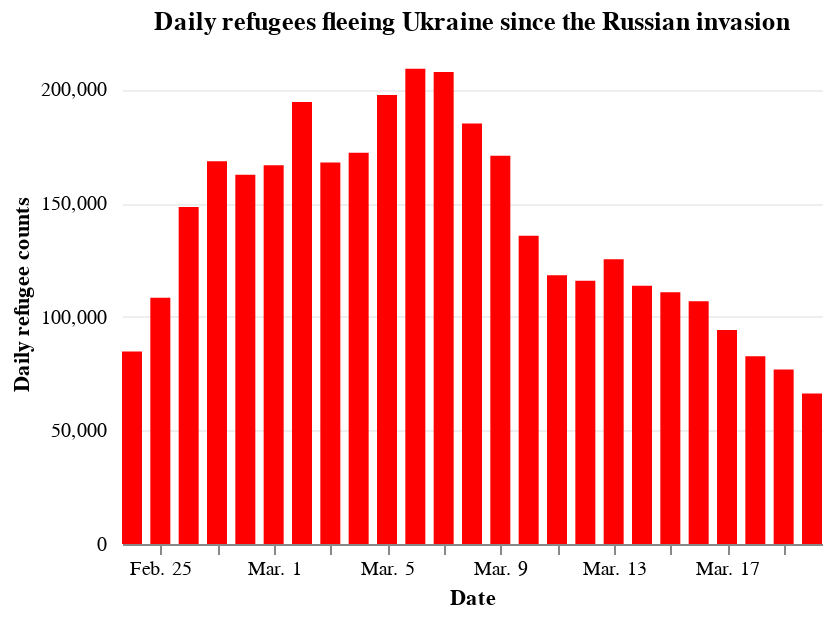

Write notebook code for a chart like this one.
### Markdown cell above
#### Clean up the refugees column chart

### Code cell
alt.Chart(refugees).mark_bar(size=10, color="red").encode(
    x=alt.X("date:T", axis=alt.Axis(format="%b. %-d", grid=False), title="Date"),
    y=alt.Y(
        "affected_refugees",
        axis=alt.Axis(
            tickCount=5,
            domainOpacity=0,
            gridWidth=0.6,
            gridColor="#dddddd",
            offset=6,
            tickSize=0,
        ),
        title="Daily refugee counts",
    ),
).properties(
    title="Daily refugees fleeing Ukraine since the Russian invasion",
    height=250,
    width=350,
).configure_view(
    strokeOpacity=0
)

### Figure 1 — Vega-Lite specification as saved in the notebook (floating-point values rounded to 4 significant figures)
{"config": {"view": {"continuousWidth": 400, "continuousHeight": 300, "strokeOpacity": 0}}, "data": {"name": "data-224b1c1349dff1b666644ff5894b66d1"}, "mark": {"type": "bar", "color": "red", "size": 10}, "encoding": {"x": {"axis": {"format": "%b. %-d", "grid": false}, "field": "date", "title": "Date", "type": "temporal"}, "y": {"axis": {"domainOpacity": 0, "gridColor": "#dddddd", "gridWidth": 0.6, "offset": 6, "tickCount": 5, "tickSize": 0}, "field": "affected_refugees", "title": "Daily refugee counts", "type": "quantitative"}}, "height": 250, "title": "Daily refugees fleeing Ukraine since the Russian invasion", "width": 350, "$schema": "https://vega.github.io/schema/vega-lite/v4.17.0.json", "datasets": {"data-224b1c1349dff1b666644ff5894b66d1": [{"date": "2022-02-24", "affected_refugees": 84681, "cumsum": 84681}, {"date": "2022-02-25", "affected_refugees": 108301, "cumsum": 192982}, {"date": "2022-02-26", "affected_refugees": 148319, "cumsum": 341301}, {"date": "2022-02-27", "affected_refugees": 168364, "cumsum": 509665}, {"date": "2022-02-28", "affected_refugees": 162474, "cumsum": 672139}, {"date": "2022-03-01", "affected_refugees": 166690, "cumsum": 838829}, {"date": "2022-03-02", "affected_refugees": 194483, "cumsum": 1033312}, {"date": "2022-03-03", "affected_refugees": 167905, "cumsum": 1201217}, {"date": "2022-03-04", "affected_refugees": 172099, "cumsum": 1373316}, {"date": "2022-03-05", "affected_refugees": 197520, "cumsum": 1570836}, {"date": "2022-03-06", "affected_refugees": 209160, "cumsum": 1779996}, {"date": "2022-03-07", "affected_refugees": 207660, "cumsum": 1987656}, {"date": "2022-03-08", "affected_refugees": 185038, "cumsum": 2172694}, {"date": "2022-03-09", "affected_refugees": 170843, "cumsum": 2343537}, {"date": "2022-03-10", "affected_refugees": 135655, "cumsum": 2479192}, {"date": "2022-03-11", "affected_refugees": 118268, "cumsum": 2597460}, {"date": "2022-03-12", "affected_refugees": 115822, "cumsum": 2713282}, {"date": "2022-03-13", "affected_refugees": 125317, "cumsum": 2838599}, {"date": "2022-03-14", "affected_refugees": 113676, "cumsum": 2952275}, {"date": "2022-03-15", "affected_refugees": 110820, "cumsum": 3063095}, {"date": "2022-03-16", "affected_refugees": 106802, "cumsum": 3169897}, {"date": "2022-03-17", "affected_refugees": 94157, "cumsum": 3264054}, {"date": "2022-03-18", "affected_refugees": 82655, "cumsum": 3346709}, {"date": "2022-03-19", "affected_refugees": 76757, "cumsum": 3423466}, {"date": "2022-03-20", "affected_refugees": 66178, "cumsum": 3489644}]}}
